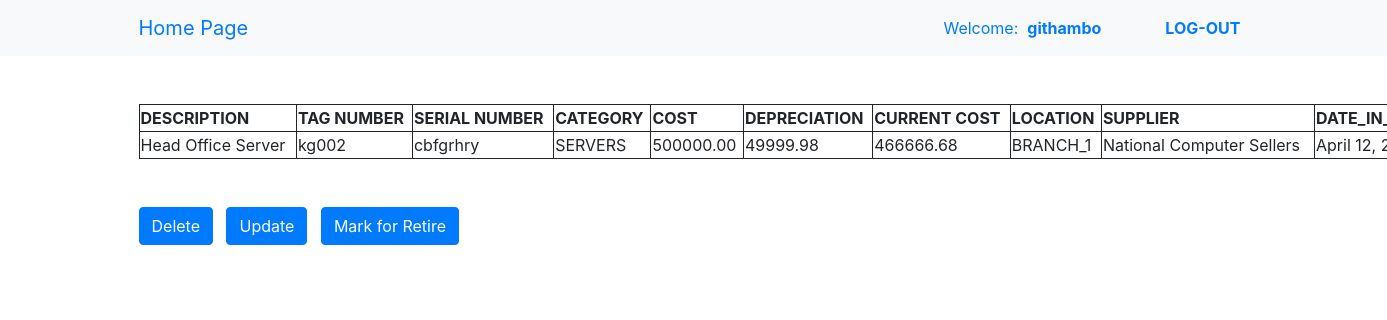
The app's page /asset/9 (signed in) with its own data.
### main/models.py (models this page shows, shortened)
class Asset(models.Model):
	CATEGORY=(
		('COMPUTERS','COMPUTER'),
		('FURNITURES','FURNITURE'),
		('OFFICE_EQUIPMENT','OFFICE EQUIPMENT'),
		('LINK_EQUIPMENT','LINK EQUIPMENT'),
		('SERVERS','SERVERS'),
		)
	BRANCH=(
		('BRANCH_1','BRANCH 1'),
		('BRANCH_2','BRANCH 2'),
		('BRANCH_3','BRANCH 3'),
		('BRANCH_4','BRANCH 5'),
		('BRANCH_5','BRANCH 5'),
		)
	supplier=models.ForeignKey(
		to='Supplier',
		related_name='supplied_by',
		on_delete=models.CASCADE,
		)
	asset_description=models.TextField(max_length=100)
	tag_number=models.TextField(unique=True)
	asset_cost=models.DecimalField(default=0,max_digits=50,decimal_places=2)
	monthly_depreciation=models.DecimalField(default=0,max_digits=50,decimal_places=2)
	total_depreciation=models.DecimalField(default=0,max_digits=50,decimal_places=2)
	current_cost=models.DecimalField(default=0,max_digits=50,decimal_places=2)
	user=models.ForeignKey(
		to=settings.AUTH_USER_MODEL,
		on_delete=models.CASCADE
		)
	serial_number=models.TextField()
	category=models.TextField(choices=CATEGORY)
	location=models.TextField(choices=BRANCH)
	date_in_service=models.DateField(default=datetime.date.today)
	status=models.TextField(max_length=100,default='IN USE')
	class Meta:
		ordering=('id',)
	def __str__(self):
		return self.asset_description

class Supplier(models.Model):
	supplier_name=models.TextField()
	supplier_location=models.TextField()
	supplier_Phonenumber=models.TextField()
	supplier_email=models.EmailField()
	supplier_website=models.URLField()
	def __str__(self):
		return self.supplier_name

### main/views.py (the view)
# urls.py: path('asset/<int:pk>',views.AssetDetail.as_view(),name='AssetDetail'),
class AssetDetail(LoginRequiredMixin,DetailView):
	model=Asset

### main/templates/main/asset_detail.html (shortened to what this page needs)
{% extends 'base.html'%}
{%block main%}
<br>
<br>
<table style="width:120%" >
	<tr>
		<th>DESCRIPTION</th>
		<th>TAG NUMBER</th>
		<th>SERIAL NUMBER</th>
		<th>CATEGORY</th>
		<th>COST</th>
		<th>DEPRECIATION</th>
		<th>CURRENT COST</th>
		<th>LOCATION</th>
		<th>SUPPLIER</th>
		<th>DATE_IN_SERVICE</th>
	</tr>
	<tr>
		<td>{{object}}</td>
		<td>{{object.tag_number}}</td>
		<td>{{object.serial_number}}</td>
		<td>{{object.category}}</td>
		<td>{{object.asset_cost}}</td>
		<td>{{object.total_depreciation}}</td>
		<td>{{object.current_cost}}</td>
		<td>{{object.location}}</td>
		<td>{{object.supplier}}</td>
		<td>{{object.date_in_service}}</td>
	</tr>
</table>
<br>
<br>
<div class='action-div'>
	<a class="btn btn-primary" href="{% url 'main:delete' object.id%}">Delete</a>&nbsp;&nbsp;
	<a class="btn btn-primary" href="{% url 'main:update' asset.id%}">Update</a>&nbsp;&nbsp;
	<a class="btn btn-primary" href="{% url 'main:statuschange' pk=object.id %}">Mark for Retire</a>
</div>
{%endblock%}

### templates/base.html (shortened to what this page needs)
{%load static%}
{%load markdownify%}
<!DOCTYPE html>
<html lang="en">
<head>
	<link rel="stylesheet" type="text/css" href="{%static 'css/base.css'%} ">
	<link rel="stylesheet" type="text/css" href="https://maxcdn.bootstrapcdn.com/bootstrap/4.0.0-beta.2/css/bootstrap.min.css">
	<link rel="stylesheet" type="text/css" href="https://maxcdn.bootstrapcdn.com/font-awesome/4.7.0/css/font-awesome.min.css">
</head>
<body>
	<nav class="navbar navbar-expand-lg bg-light">
		<div class="container">
			<a class="navbar-brand" href="/">Home Page</a>
			<ul class="navbar-nav">
				{% if user.is_authenticated%}
				<li class="nav-item">
					<a class="nav-link" href="">Welcome:&nbsp;&nbsp;<b>{{user}}</b></a>
				</li>
				<li class="nav-item">
					<a class="nav-link" href=""></a>
				</li>
				<li class="nav-item">
					<a class="nav-link" href=""></a>
				</li>
				<li class="nav-item">
					<a class="nav-link" href=""></a>
				</li>
				<li class="nav-item">
					<a class="nav-link"  href="{%url 'user:logout' %}"><b>LOG-OUT</b></a>
				</li>
				{%else%}
				<li class="nav-item">
					<a class="nav-link"  href="{%url 'user:login' %}">login</a>
				</li>
				{%endif%}
			</ul>
		</div>
	</nav>
	<div class="main_class">
		<div class=container>
			{%block main%}{%endblock%}
		</div>
	</div>
</body>
</html>

### static/css/base.css (style rules this page uses)
table,td,th { border: 1px solid; }
.container ul a { text-decoration: none; }

### records on screen
Asset: Asset_description "Head Office Server", tag_number "kg002", serial_number "cbfgrhry", category "SERVERS", location "BRANCH_1", supplier "National Computer Sellers", date_in_service "April 12,…"

### other values on screen
{{ user }} "githambo"
{{ object.asset_cost }} "500000.00"
{{ object.total_depreciation }} "49999.98"
{{ object.current_cost }} "466666.68"
